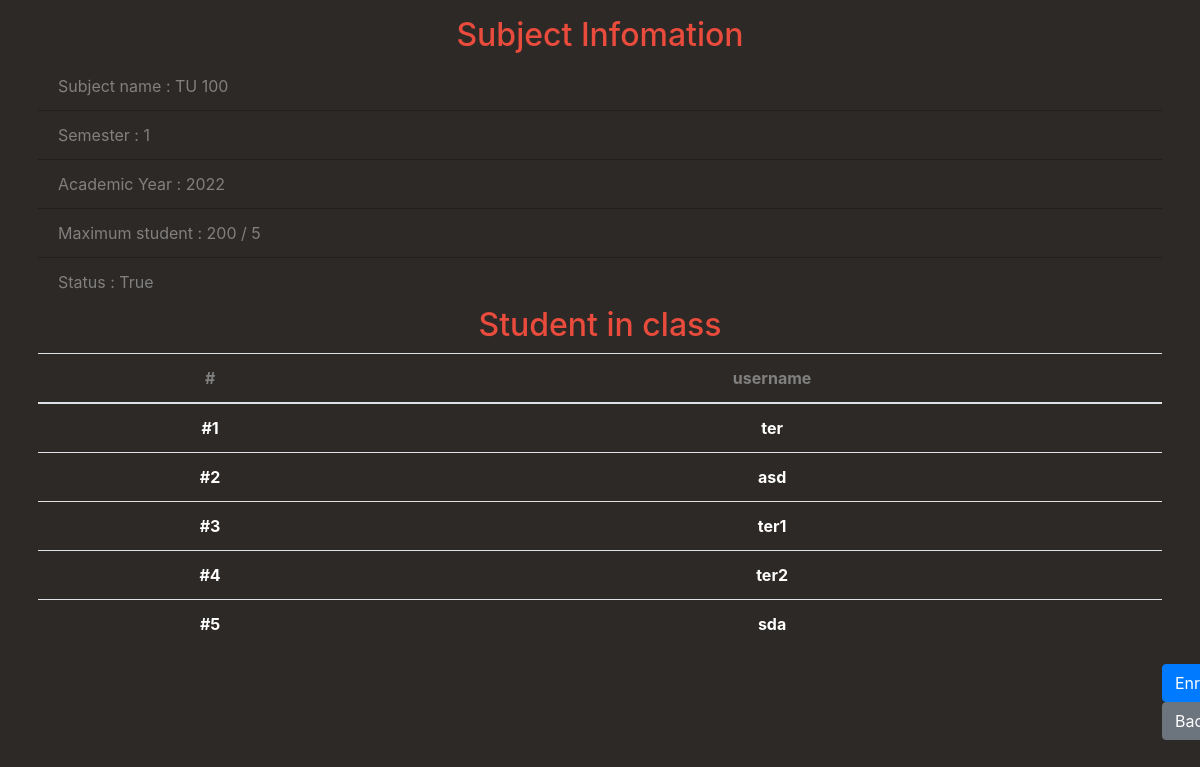
The app's page /bookingsubject/4 with its own data.
### bookingsubject/models.py (models this page shows, shortened)
class Subject(models.Model):
    code = models.CharField(max_length=3)
    subject_name = models.CharField(max_length=15)
    semester = models.CharField(max_length=1)
    academic_year = models.IntegerField()
    amount = models.IntegerField()
    status = models.BooleanField()

### bookingsubject/views.py (the view)
# urls.py: path("<int:subject_id>", views.subject_info, name="subject_info"),
def subject_info(req, subject_id):
    try:
        subject = Subject.objects.get(id=subject_id)
        students = User.objects.filter(~Q(username="admin"))
        print("Students : ", students)
        return render(req, "bookingsubject/subject_info.html", {"subject_data": subject, "students": students})
    except:
        return index(req, {"status": False, "message": "Subject not Found"})
    return index(req)

### bookingsubject/templates/bookingsubject/subject_info.html
{% extends 'bookingsubject/layout.html' %} {% block body %}
<div>
  <h2 class="head-text text-center">Subject Infomation</h2>
  <div class="info-body">
    <ul class="list-group list-group-flush sub-text">
      <li class="list-group-item bg-transparent">
        Subject name : {{ subject_data.subject_name }}
      </li>
      <li class="list-group-item bg-transparent">
        Semester : {{ subject_data.semester }}
      </li>
      <li class="list-group-item bg-transparent">
        Academic Year : {{ subject_data.academic_year }}
      </li>
      <li class="list-group-item bg-transparent">
        Maximum student : {{ subject_data.amount }} / {{ students.count }}
      </li>
      <li class="list-group-item bg-transparent">
        Status : {{ subject_data.status }}
      </li>
    </ul>
  </div>
  <h2 class="head-text text-center">Student in class</h2>
  <div class="student-list mt-2">
    <table class="table table-hover text-center">
      <thead>
        <tr class="sub-text">
          <th scope="col">#</th>
          <th scope="col">username</th>
        </tr>
      </thead>
      <tbody>
        {% for student in students %}
        <tr>
          <th scope="row" class="text-white align-middle">#{{ student.id }}</th>
          <th scope="row" class="text-white align-middle">
            {{ student.username }}
          </th>
        </tr>
        {% empty %}
        <tr class="text-white">
          <th colspan="2"><i>No data</th>
        </tr>
        {% endfor %}
      </tbody>
    </table>
  </div>
  <div class="section-action mt-2 left-0">
    <div class="flex float-right">
      <div class="position-absolute justify-content-end">
        <button class="btn btn-primary">Enroll</button>
        <a class="btn btn-secondary" href="{% url 'booking_index' %}">Back</a>
      </div>
    </div>
  </div>
</div>
{% endblock %}

### bookingsubject/static/users/style.css (style rules this page uses)
body { background-color: #2D2926FF; color: #456990; }
.head-text { color: #E94B3CFF }
.sub-text { color: gray }

### records on screen
Subject: subject_name "TU 100", semester "1", academic_year "2022", amount "200", status "True"

### other values on screen
{{ students.count }} "5"
{{ student.id }} "1"
{{ student.username }} "ter"
{{ student.id }} "2"
{{ student.username }} "asd"
{{ student.id }} "3"
{{ student.username }} "ter1"
{{ student.id }} "4"
{{ student.username }} "ter2"
{{ student.id }} "5"
{{ student.username }} "sda"
